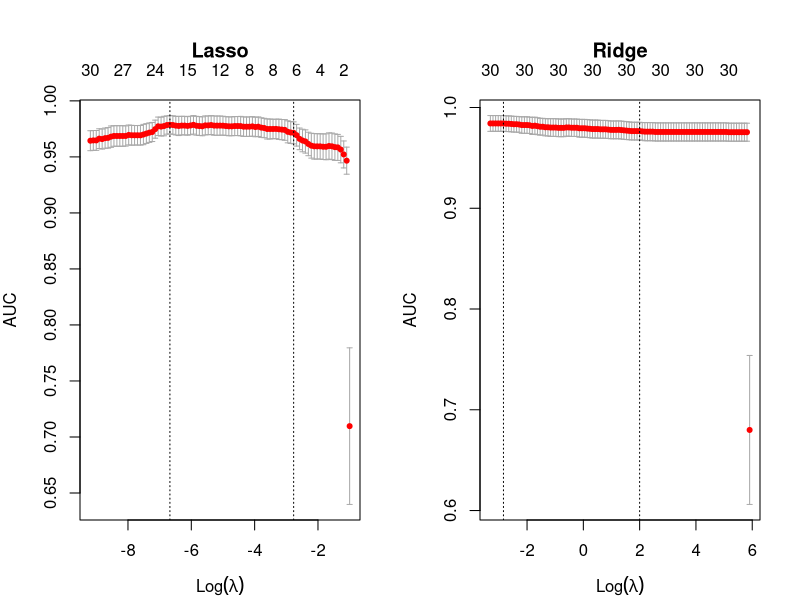

R code for this plot: (Note: this script raises an error after producing the figure.)
## ---- chunk 1
rm(list = ls())
knitr::opts_chunk$set(echo = TRUE)
library(caret)
library(data.table)
library(glmnet)
library(MASS)
library(pROC)
## ---- chunk 2
# Enter code here.
set.seed(984065)
wdbc2.dt <- fread("data/wdbc2.csv")
wdbc2.dt$diagnosis <- ifelse(wdbc2.dt$diagnosis=='malignant',1,0)

ind <- createDataPartition(wdbc2.dt$diagnosis, p=0.7, list=FALSE)
data.train <- wdbc2.dt[ind,]
data.test <- wdbc2.dt[-ind,]

# check that the split is actually 70-30
# table(wdbc2.dt$diagnosis)[1] / (table(wdbc2.dt$diagnosis)[1] + table(wdbc2.dt$diagnosis)[2])
# table(data1.train$diagnosis)[1] / (table(data1.train$diagnosis)[1] + table(data1.train$diagnosis)[2])
# table(data1.test$diagnosis)[1] / (table(data1.test$diagnosis)[1] + table(data1.test$diagnosis)[2])

X.train <- data.train[, !c("diagnosis","id"), with=FALSE]
X.test  <- data.test [, !c("diagnosis","id"), with=FALSE]
y.train <- data.train[,  c("diagnosis"), with=FALSE]
y.test  <- data.test [,  c("diagnosis"), with=FALSE]

fit.cv.lasso <- cv.glmnet(as.matrix(X.train), as.matrix(y.train), family='binomial', type.measure = c('auc'))
fit.cv.ridge <- cv.glmnet(as.matrix(X.train), as.matrix(y.train), family='binomial', type.measure = c('auc'), alpha=0)
par(mfrow=c(1,2), mar=c(4,4,5,2))
plot(fit.cv.lasso, main="Lasso")
plot(fit.cv.ridge, main="Ridge")
## ---- chunk 3
# Enter code here.
lasso.min.pos    <- which(fit.cv.lasso$lambda==fit.cv.lasso$lambda.min)
lasso.1se.pos    <- which(fit.cv.lasso$lambda==fit.cv.lasso$lambda.1se)
lasso.model      <- 'lasso'
lasso.lambda.min <- round(fit.cv.lasso$lambda.min,3)
lasso.lambda.1se <- round(fit.cv.lasso$lambda.1se,3)
lasso.model.min  <- round(fit.cv.lasso$nzero[lasso.min.pos],3)
lasso.model.1se  <- round(fit.cv.lasso$nzero[lasso.1se.pos],3)
lasso.auc.min    <- round(fit.cv.lasso$cvm[lasso.min.pos],3)
lasso.auc.1se    <- round(fit.cv.lasso$cvm[lasso.1se.pos],3)

ridge.min.pos    <- which(fit.cv.ridge$lambda==fit.cv.ridge$lambda.min)
ridge.1se.pos    <- which(fit.cv.ridge$lambda==fit.cv.ridge$lambda.1se)
ridge.model      <- 'ridge'
ridge.lambda.min <- round(fit.cv.ridge$lambda.min,3)
ridge.lambda.1se <- round(fit.cv.ridge$lambda.1se,3)
ridge.model.min  <- round(fit.cv.ridge$nzero[ridge.min.pos],3)
ridge.model.1se  <- round(fit.cv.ridge$nzero[ridge.1se.pos],3)
ridge.auc.min    <- round(fit.cv.ridge$cvm[ridge.min.pos],3)
ridge.auc.1se    <- round(fit.cv.ridge$cvm[ridge.1se.pos],3)

model.lasso.row  <- c(lasso.model, lasso.lambda.min, lasso.model.min, lasso.auc.min, lasso.lambda.1se, lasso.model.1se, lasso.auc.1se)
model.ridge.row  <- c(ridge.model, ridge.lambda.min, ridge.model.min, ridge.auc.min, ridge.lambda.1se, ridge.model.1se, ridge.auc.1se)
results.train    <- as.data.table(rbind(model.lasso.row, model.ridge.row))
cols             <- c('model', 'lambda.min', 'variables.min', 'auc.min', 'lambda.1se', 'variables.1se', 'auc.1se')
setnames(results.train, cols)

results.train
## ---- chunk 4
full.model <- suppressWarnings(glm(data.train$diagnosis ~ . , data=data.train, family='binomial'))
modelB     <- suppressWarnings(stepAIC(full.model, direction="back", trace=FALSE))
null.model <- suppressWarnings(glm(data.train$diagnosis ~ 1 , data=data.train, family='binomial'))
modelS     <- suppressWarnings(stepAIC(null.model, scope=list(upper=full.model), direction="forward", trace=FALSE))

modelB
modelS
## ---- chunk 5
# Enter code here.
# Chi-square goodness of fit tests and deviance
signif(pchisq(modelB$null.deviance - modelB$deviance, df=12, lower.tail=FALSE),2)
signif(pchisq(modelS$null.deviance - modelS$deviance, df=14, lower.tail=FALSE),2)
## ---- chunk 6
# Enter code here.
auc.modelB <- roc(data.train$diagnosis, modelB$fitted.values)
auc.modelS <- roc(data.train$diagnosis, modelS$fitted.values)
auc.modelB$auc
auc.modelS$auc
## ---- chunk 7
# Enter code here.
p1 <- predict(modelB, newdata=data.test)
p2 <- predict(modelS, newdata=data.test)
p3 <- predict.glmnet(fit.cv.lasso, data.test, s=lasso.lambda.min)
p4 <- predict.glmnet(fit.cv.ridge, data.test, s=ridge.lambda.min)

## ---- chunk 8
# Enter code here.
## ---- chunk 9
# Enter code here.
## ---- chunk 10
# Enter code here.
## ---- chunk 11
# Enter code here.
## ---- chunk 12
# Enter code here.
## ---- chunk 13
# Enter code here.
## ---- chunk 14
# Enter code here.
## ---- chunk 15
# Enter code here.
## ---- chunk 16
# Enter code here.
## ---- chunk 17
# Enter code here.
## ---- chunk 18
# Enter code here.
## ---- chunk 19
# Enter code here.
